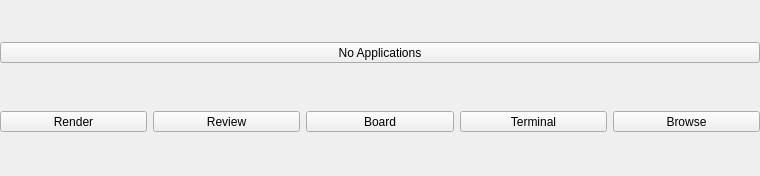
             <widget class="QWidget" name="launchApp_scrollAreaWidgetContents">
              <property name="geometry">
               <rect>
                <x>0</x>
                <y>0</y>
                <width>760</width>
                <height>176</height>
               </rect>
              </property>
              <property name="sizePolicy">
               <sizepolicy hsizetype="Preferred" vsizetype="Maximum">
                <horstretch>0</horstretch>
                <verstretch>0</verstretch>
               </sizepolicy>
              </property>
              <property name="noBackground" stdset="0">
               <bool>true</bool>
              </property>
              <layout class="QVBoxLayout" name="launchApp_verticalLayout">
               <property name="margin">
                <number>0</number>
               </property>
               <item>
                <layout class="QGridLayout" name="appPlaceholder_gridLayout">
                 <item row="0" column="0">
                  <widget class="QToolButton" name="appPlaceholder_toolButton">
                   <property name="sizePolicy">
                    <sizepolicy hsizetype="Expanding" vsizetype="Maximum">
                     <horstretch>0</horstretch>
                     <verstretch>0</verstretch>
                    </sizepolicy>
                   </property>
                   <property name="toolTip">
                    <string>&lt;html&gt;&lt;head/&gt;&lt;body&gt;&lt;p&gt;&lt;span style=&quot; font-weight:600;&quot;&gt;No applications&lt;/span&gt;&lt;/p&gt;&lt;p&gt;No applications have been set for this job. Please set some from the Job Settings dialog.&lt;/p&gt;&lt;/body&gt;&lt;/html&gt;</string>
                   </property>
                   <property name="statusTip">
                    <string>No applications have been set for this job. Applications can be set up from the Job Settings dialog.</string>
                   </property>
                   <property name="text">
                    <string>No Applications</string>
                   </property>
                   <property name="icon">
                    <iconset resource="rsc.qrc">
                     <normaloff>:/rsc/rsc/icon_editor.png</normaloff>
                     <disabledoff>:/rsc/rsc/icon_editor_disabled.png</disabledoff>:/rsc/rsc/icon_editor.png</iconset>
                   </property>
                   <property name="iconSize">
                    <size>
                     <width>80</width>
                     <height>80</height>
                    </size>
                   </property>
                   <property name="toolButtonStyle">
                    <enum>Qt::ToolButtonTextUnderIcon</enum>
                   </property>
                  </widget>
                 </item>
                </layout>
               </item>
               <item>
                <layout class="QGridLayout" name="utilities_gridLayout">
                 <item row="0" column="0">
                  <widget class="QToolButton" name="render_toolButton">
                   <property name="sizePolicy">
                    <sizepolicy hsizetype="Expanding" vsizetype="Maximum">
                     <horstretch>0</horstretch>
                     <verstretch>0</verstretch>
                    </sizepolicy>
                   </property>
                   <property name="toolTip">
                    <string>Submit and monitor local and network renders</string>
                   </property>
                   <property name="statusTip">
                    <string>Submit and monitor local and network renders</string>
                   </property>
                   <property name="text">
                    <string>Render</string>
                   </property>
                   <property name="icon">
                    <iconset resource="rsc.qrc">
                     <normaloff>:/rsc/rsc/icon_render.png</normaloff>
                     <disabledoff>:/rsc/rsc/icon_render_disabled.png</disabledoff>:/rsc/rsc/icon_render.png</iconset>
                   </property>
                   <property name="iconSize">
                    <size>
                     <width>40</width>
                     <height>40</height>
                    </size>
                   </property>
                   <property name="toolButtonStyle">
                    <enum>Qt::ToolButtonTextUnderIcon</enum>
                   </property>
                  </widget>
                 </item>
                 <item row="0" column="1">
                  <widget class="QToolButton" name="openReview_toolButton">
                   <property name="sizePolicy">
                    <sizepolicy hsizetype="Expanding" vsizetype="Maximum">
                     <horstretch>0</horstretch>
                     <verstretch>0</verstretch>
                    </sizepolicy>
                   </property>
                   <property name="toolTip">
                    <string>Launch reviewing tools</string>
                   </property>
                   <property name="statusTip">
                    <string>Launch reviewing tools</string>
                   </property>
                   <property name="text">
                    <string>Review</string>
                   </property>
                   <property name="icon">
                    <iconset resource="rsc.qrc">
                     <normaloff>:/rsc/rsc/icon_review.png</normaloff>
                     <disabledoff>:/rsc/rsc/icon_review_disabled.png</disabledoff>:/rsc/rsc/icon_review.png</iconset>
                   </property>
                   <property name="iconSize">
                    <size>
                     <width>40</width>
                     <height>40</height>
                    </size>
                   </property>
                   <property name="toolButtonStyle">
                    <enum>Qt::ToolButtonTextUnderIcon</enum>
                   </property>
                  </widget>
                 </item>
                 <item row="0" column="3">
                  <widget class="QToolButton" name="openTerminal_toolButton">
                   <property name="sizePolicy">
                    <sizepolicy hsizetype="Expanding" vsizetype="Maximum">
                     <horstretch>0</horstretch>
                     <verstretch>0</verstretch>
                    </sizepolicy>
                   </property>
                   <property name="toolTip">
                    <string>Open the command-line prompt</string>
                   </property>
                   <property name="statusTip">
                    <string>Open the command-line prompt</string>
                   </property>
                   <property name="text">
                    <string>Terminal</string>
                   </property>
                   <property name="icon">
                    <iconset resource="rsc.qrc">
                     <normaloff>:/rsc/rsc/icon_terminal.png</normaloff>
                     <disabledoff>:/rsc/rsc/icon_terminal_disabled.png</disabledoff>:/rsc/rsc/icon_terminal.png</iconset>
                   </property>
                   <property name="iconSize">
                    <size>
                     <width>40</width>
                     <height>40</height>
                    </size>
                   </property>
                   <property name="toolButtonStyle">
                    <enum>Qt::ToolButtonTextUnderIcon</enum>
                   </property>
                  </widget>
                 </item>
                 <item row="0" column="2">
                  <widget class="QToolButton" name="openProdBoard_toolButton">
                   <property name="sizePolicy">
                    <sizepolicy hsizetype="Expanding" vsizetype="Maximum">
                     <horstretch>0</horstretch>
                     <verstretch>0</verstretch>
                    </sizepolicy>
                   </property>
                   <property name="toolTip">
                    <string>Open production board in web browser</string>
                   </property>
                   <property name="statusTip">
                    <string>Open production board in web browser</string>
                   </property>
                   <property name="text">
                    <string>Board</string>
                   </property>
                   <property name="icon">
                    <iconset resource="rsc.qrc">
                     <normaloff>:/rsc/rsc/icon_productionBoard.png</normaloff>
                     <disabledoff>:/rsc/rsc/icon_productionBoard_disabled.png</disabledoff>:/rsc/rsc/icon_productionBoard.png</iconset>
                   </property>
                   <property name="iconSize">
                    <size>
                     <width>40</width>
                     <height>40</height>
                    </size>
                   </property>
                   <property name="toolButtonStyle">
                    <enum>Qt::ToolButtonTextUnderIcon</enum>
                   </property>
                  </widget>
                 </item>
                 <item row="0" column="4">
                  <widget class="QToolButton" name="browse_toolButton">
                   <property name="sizePolicy">
                    <sizepolicy hsizetype="Expanding" vsizetype="Maximum">
                     <horstretch>0</horstretch>
                     <verstretch>0</verstretch>
                    </sizepolicy>
                   </property>
                   <property name="toolTip">
                    <string>Browse project folders</string>
                   </property>
                   <property name="statusTip">
                    <string>Browse project folders</string>
                   </property>
                   <property name="text">
                    <string>Browse</string>
                   </property>
                   <property name="icon">
                    <iconset resource="rsc.qrc">
                     <normaloff>:/rsc/rsc/icon_folder.png</normaloff>
                     <disabledoff>:/rsc/rsc/icon_folder_disabled.png</disabledoff>:/rsc/rsc/icon_folder.png</iconset>
                   </property>
                   <property name="iconSize">
                    <size>
                     <width>40</width>
                     <height>40</height>
                    </size>
                   </property>
                   <property name="toolButtonStyle">
                    <enum>Qt::ToolButtonTextUnderIcon</enum>
                   </property>
                  </widget>
                 </item>
                </layout>
               </item>
              </layout>
             </widget>
